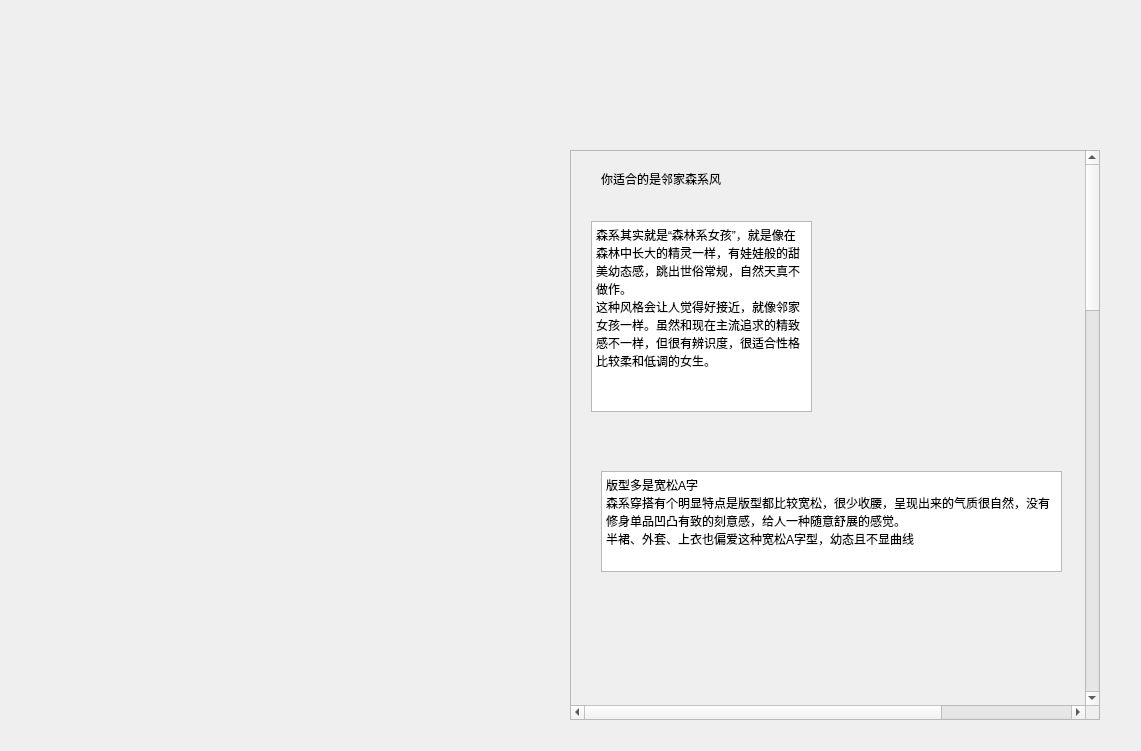
<?xml version="1.0" encoding="UTF-8"?>
<ui version="4.0">
 <class>w_s_t</class>
 <widget class="QWidget" name="w_s_t">
  <property name="geometry">
   <rect>
    <x>0</x>
    <y>0</y>
    <width>1141</width>
    <height>751</height>
   </rect>
  </property>
  <property name="minimumSize">
   <size>
    <width>800</width>
    <height>600</height>
   </size>
  </property>
  <property name="maximumSize">
   <size>
    <width>1141</width>
    <height>751</height>
   </size>
  </property>
  <property name="windowTitle">
   <string>Form</string>
  </property>
  <widget class="QScrollArea" name="scrollArea">
   <property name="geometry">
    <rect>
     <x>570</x>
     <y>150</y>
     <width>530</width>
     <height>570</height>
    </rect>
   </property>
   <property name="verticalScrollBarPolicy">
    <enum>Qt::ScrollBarAlwaysOn</enum>
   </property>
   <property name="horizontalScrollBarPolicy">
    <enum>Qt::ScrollBarAlwaysOn</enum>
   </property>
   <property name="widgetResizable">
    <bool>false</bool>
   </property>
   <widget class="QWidget" name="scrollAreaWidgetContents">
    <property name="geometry">
     <rect>
      <x>0</x>
      <y>0</y>
      <width>700</width>
      <height>2000</height>
     </rect>
    </property>
    <property name="minimumSize">
     <size>
      <width>500</width>
      <height>50</height>
     </size>
    </property>
    <widget class="QLabel" name="label">
     <property name="geometry">
      <rect>
       <x>30</x>
       <y>20</y>
       <width>181</width>
       <height>16</height>
      </rect>
     </property>
     <property name="text">
      <string>你适合的是邻家森系风</string>
     </property>
    </widget>
    <widget class="QTextBrowser" name="textBrowser">
     <property name="geometry">
      <rect>
       <x>20</x>
       <y>70</y>
       <width>221</width>
       <height>191</height>
      </rect>
     </property>
     <property name="html">
      <string>&lt;!DOCTYPE HTML PUBLIC &quot;-//W3C//DTD HTML 4.0//EN&quot; &quot;http://www.w3.org/TR/REC-html40/strict.dtd&quot;&gt;
&lt;html&gt;&lt;head&gt;&lt;meta name=&quot;qrichtext&quot; content=&quot;1&quot; /&gt;&lt;style type=&quot;text/css&quot;&gt;
p, li { white-space: pre-wrap; }
&lt;/style&gt;&lt;/head&gt;&lt;body style=&quot; font-family:'SimSun'; font-size:9pt; font-weight:400; font-style:normal;&quot;&gt;
&lt;p style=&quot; margin-top:0px; margin-bottom:0px; margin-left:0px; margin-right:0px; -qt-block-indent:0; text-indent:0px;&quot;&gt;森系其实就是“森林系女孩”，就是像在森林中长大的精灵一样，有娃娃般的甜美幼态感，跳出世俗常规，自然天真不做作。&lt;/p&gt;
&lt;p style=&quot; margin-top:0px; margin-bottom:0px; margin-left:0px; margin-right:0px; -qt-block-indent:0; text-indent:0px;&quot;&gt;这种风格会让人觉得好接近，就像邻家女孩一样。虽然和现在主流追求的精致感不一样，但很有辨识度，很适合性格比较柔和低调的女生。&lt;/p&gt;&lt;/body&gt;&lt;/html&gt;</string>
     </property>
    </widget>
    <widget class="QLabel" name="label_2">
     <property name="geometry">
      <rect>
       <x>260</x>
       <y>40</y>
       <width>221</width>
       <height>261</height>
      </rect>
     </property>
     <property name="text">
      <string/>
     </property>
    </widget>
    <widget class="QTextBrowser" name="textBrowser_2">
     <property name="geometry">
      <rect>
       <x>30</x>
       <y>320</y>
       <width>461</width>
       <height>101</height>
      </rect>
     </property>
     <property name="html">
      <string>&lt;!DOCTYPE HTML PUBLIC &quot;-//W3C//DTD HTML 4.0//EN&quot; &quot;http://www.w3.org/TR/REC-html40/strict.dtd&quot;&gt;
&lt;html&gt;&lt;head&gt;&lt;meta name=&quot;qrichtext&quot; content=&quot;1&quot; /&gt;&lt;style type=&quot;text/css&quot;&gt;
p, li { white-space: pre-wrap; }
&lt;/style&gt;&lt;/head&gt;&lt;body style=&quot; font-family:'SimSun'; font-size:9pt; font-weight:400; font-style:normal;&quot;&gt;
&lt;p style=&quot; margin-top:0px; margin-bottom:0px; margin-left:0px; margin-right:0px; -qt-block-indent:0; text-indent:0px;&quot;&gt;版型多是宽松A字&lt;/p&gt;
&lt;p style=&quot; margin-top:0px; margin-bottom:0px; margin-left:0px; margin-right:0px; -qt-block-indent:0; text-indent:0px;&quot;&gt;森系穿搭有个明显特点是版型都比较宽松，很少收腰，呈现出来的气质很自然，没有修身单品凹凸有致的刻意感，给人一种随意舒展的感觉。&lt;/p&gt;
&lt;p style=&quot; margin-top:0px; margin-bottom:0px; margin-left:0px; margin-right:0px; -qt-block-indent:0; text-indent:0px;&quot;&gt;半裙、外套、上衣也偏爱这种宽松A字型，幼态且不显曲线&lt;/p&gt;&lt;/body&gt;&lt;/html&gt;</string>
     </property>
    </widget>
    <widget class="QLabel" name="label_3">
     <property name="geometry">
      <rect>
       <x>30</x>
       <y>430</y>
       <width>451</width>
       <height>221</height>
      </rect>
     </property>
     <property name="text">
      <string/>
     </property>
    </widget>
    <widget class="QTextBrowser" name="textBrowser_3">
     <property name="geometry">
      <rect>
       <x>30</x>
       <y>660</y>
       <width>461</width>
       <height>131</height>
      </rect>
     </property>
     <property name="html">
      <string>&lt;!DOCTYPE HTML PUBLIC &quot;-//W3C//DTD HTML 4.0//EN&quot; &quot;http://www.w3.org/TR/REC-html40/strict.dtd&quot;&gt;
&lt;html&gt;&lt;head&gt;&lt;meta name=&quot;qrichtext&quot; content=&quot;1&quot; /&gt;&lt;style type=&quot;text/css&quot;&gt;
p, li { white-space: pre-wrap; }
&lt;/style&gt;&lt;/head&gt;&lt;body style=&quot; font-family:'SimSun'; font-size:9pt; font-weight:400; font-style:normal;&quot;&gt;
&lt;p style=&quot; margin-top:0px; margin-bottom:0px; margin-left:0px; margin-right:0px; -qt-block-indent:0; text-indent:0px;&quot;&gt;柔软长线条，材质天然&lt;/p&gt;
&lt;p style=&quot;-qt-paragraph-type:empty; margin-top:0px; margin-bottom:0px; margin-left:0px; margin-right:0px; -qt-block-indent:0; text-indent:0px;&quot;&gt;&lt;br /&gt;&lt;/p&gt;
&lt;p style=&quot; margin-top:0px; margin-bottom:0px; margin-left:0px; margin-right:0px; -qt-block-indent:0; text-indent:0px;&quot;&gt;森系风也有种飘逸文艺的气质，很适合用柔软长线条来营造这种感觉。&lt;/p&gt;
&lt;p style=&quot; margin-top:0px; margin-bottom:0px; margin-left:0px; margin-right:0px; -qt-block-indent:0; text-indent:0px;&quot;&gt;▲ 不过个子太小的话最好注意一下腰线，看起来没那么松垮。比如穿宽松A字长裙的时候，有一根腰带标记出腰线。或者长裙+外套的时候，针织外套稍微短一些别太拖沓。&lt;/p&gt;
&lt;p style=&quot;-qt-paragraph-type:empty; margin-top:0px; margin-bottom:0px; margin-left:0px; margin-right:0px; -qt-block-indent:0; text-indent:0px;&quot;&gt;&lt;br /&gt;&lt;/p&gt;&lt;/body&gt;&lt;/html&gt;</string>
     </property>
    </widget>
    <widget class="QLabel" name="label_4">
     <property name="geometry">
      <rect>
       <x>30</x>
       <y>800</y>
       <width>451</width>
       <height>251</height>
      </rect>
     </property>
     <property name="text">
      <string/>
     </property>
    </widget>
    <widget class="QTextBrowser" name="textBrowser_4">
     <property name="geometry">
      <rect>
       <x>30</x>
       <y>1060</y>
       <width>461</width>
       <height>41</height>
      </rect>
     </property>
     <property name="html">
      <string>&lt;!DOCTYPE HTML PUBLIC &quot;-//W3C//DTD HTML 4.0//EN&quot; &quot;http://www.w3.org/TR/REC-html40/strict.dtd&quot;&gt;
&lt;html&gt;&lt;head&gt;&lt;meta name=&quot;qrichtext&quot; content=&quot;1&quot; /&gt;&lt;style type=&quot;text/css&quot;&gt;
p, li { white-space: pre-wrap; }
&lt;/style&gt;&lt;/head&gt;&lt;body style=&quot; font-family:'SimSun'; font-size:9pt; font-weight:400; font-style:normal;&quot;&gt;
&lt;p style=&quot; margin-top:0px; margin-bottom:0px; margin-left:0px; margin-right:0px; -qt-block-indent:0; text-indent:0px;&quot;&gt;材质最好选棉麻、羊毛羊绒，软糯轻柔更有邻家感，同时也比较天然，更容易突出森系的氛围：&lt;/p&gt;&lt;/body&gt;&lt;/html&gt;</string>
     </property>
    </widget>
    <widget class="QLabel" name="label_5">
     <property name="geometry">
      <rect>
       <x>30</x>
       <y>1110</y>
       <width>451</width>
       <height>201</height>
      </rect>
     </property>
     <property name="text">
      <string/>
     </property>
    </widget>
    <widget class="QTextBrowser" name="textBrowser_5">
     <property name="geometry">
      <rect>
       <x>30</x>
       <y>1320</y>
       <width>461</width>
       <height>61</height>
      </rect>
     </property>
     <property name="html">
      <string>&lt;!DOCTYPE HTML PUBLIC &quot;-//W3C//DTD HTML 4.0//EN&quot; &quot;http://www.w3.org/TR/REC-html40/strict.dtd&quot;&gt;
&lt;html&gt;&lt;head&gt;&lt;meta name=&quot;qrichtext&quot; content=&quot;1&quot; /&gt;&lt;style type=&quot;text/css&quot;&gt;
p, li { white-space: pre-wrap; }
&lt;/style&gt;&lt;/head&gt;&lt;body style=&quot; font-family:'SimSun'; font-size:9pt; font-weight:400; font-style:normal;&quot;&gt;
&lt;p style=&quot; margin-top:0px; margin-bottom:0px; margin-left:0px; margin-right:0px; -qt-block-indent:0; text-indent:0px;&quot;&gt;如果是人工痕迹太明显的材质，这份随性自然感就打折扣了：&lt;/p&gt;
&lt;p style=&quot; margin-top:0px; margin-bottom:0px; margin-left:0px; margin-right:0px; -qt-block-indent:0; text-indent:0px;&quot;&gt;▲ 像牛仔材质不仅硬朗，还有水洗这样的加工痕迹，就不太适合这种风格的女生。&lt;/p&gt;&lt;/body&gt;&lt;/html&gt;</string>
     </property>
    </widget>
    <widget class="QLabel" name="label_6">
     <property name="geometry">
      <rect>
       <x>30</x>
       <y>1390</y>
       <width>461</width>
       <height>281</height>
      </rect>
     </property>
     <property name="text">
      <string/>
     </property>
    </widget>
    <widget class="QTextBrowser" name="textBrowser_6">
     <property name="geometry">
      <rect>
       <x>30</x>
       <y>1680</y>
       <width>461</width>
       <height>71</height>
      </rect>
     </property>
     <property name="html">
      <string>&lt;!DOCTYPE HTML PUBLIC &quot;-//W3C//DTD HTML 4.0//EN&quot; &quot;http://www.w3.org/TR/REC-html40/strict.dtd&quot;&gt;
&lt;html&gt;&lt;head&gt;&lt;meta name=&quot;qrichtext&quot; content=&quot;1&quot; /&gt;&lt;style type=&quot;text/css&quot;&gt;
p, li { white-space: pre-wrap; }
&lt;/style&gt;&lt;/head&gt;&lt;body style=&quot; font-family:'SimSun'; font-size:9pt; font-weight:400; font-style:normal;&quot;&gt;
&lt;p style=&quot; margin-top:0px; margin-bottom:0px; margin-left:0px; margin-right:0px; -qt-block-indent:0; text-indent:0px;&quot;&gt;这些森系元素，这样穿才不会过时老土&lt;/p&gt;
&lt;p style=&quot; margin-top:0px; margin-bottom:0px; margin-left:0px; margin-right:0px; -qt-block-indent:0; text-indent:0px;&quot;&gt;前面也说过，邻家森系风很喜欢一些特定元素，比如花朵刺绣、大地色碎花、民族风印花、格纹等，都是比较复古的。&lt;/p&gt;&lt;/body&gt;&lt;/html&gt;</string>
     </property>
    </widget>
    <widget class="QLabel" name="label_7">
     <property name="geometry">
      <rect>
       <x>30</x>
       <y>1770</y>
       <width>441</width>
       <height>221</height>
      </rect>
     </property>
     <property name="text">
      <string/>
     </property>
    </widget>
    <widget class="QTextBrowser" name="textBrowser_7">
     <property name="geometry">
      <rect>
       <x>60</x>
       <y>2070</y>
       <width>551</width>
       <height>41</height>
      </rect>
     </property>
     <property name="html">
      <string>&lt;!DOCTYPE HTML PUBLIC &quot;-//W3C//DTD HTML 4.0//EN&quot; &quot;http://www.w3.org/TR/REC-html40/strict.dtd&quot;&gt;
&lt;html&gt;&lt;head&gt;&lt;meta name=&quot;qrichtext&quot; content=&quot;1&quot; /&gt;&lt;style type=&quot;text/css&quot;&gt;
p, li { white-space: pre-wrap; }
&lt;/style&gt;&lt;/head&gt;&lt;body style=&quot; font-family:'SimSun'; font-size:9pt; font-weight:400; font-style:normal;&quot;&gt;
&lt;p style=&quot; margin-top:0px; margin-bottom:0px; margin-left:0px; margin-right:0px; -qt-block-indent:0; text-indent:0px;&quot;&gt;还有不少甜美风元素，比如娃娃领、蕾丝、蛋糕裙摆等等。&lt;/p&gt;&lt;/body&gt;&lt;/html&gt;</string>
     </property>
    </widget>
    <widget class="QLabel" name="label_8">
     <property name="geometry">
      <rect>
       <x>100</x>
       <y>2170</y>
       <width>471</width>
       <height>161</height>
      </rect>
     </property>
     <property name="text">
      <string>TextLabel</string>
     </property>
    </widget>
   </widget>
  </widget>
 </widget>
 <resources/>
 <connections/>
</ui>
